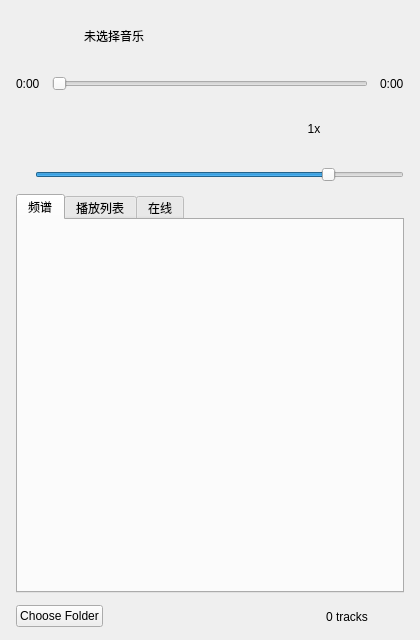
<?xml version="1.0" encoding="UTF-8"?>
<ui version="4.0">
 <class>AudiomaticPlayerWidget</class>
 <widget class="QWidget" name="AudiomaticPlayerWidget">
  <property name="geometry">
   <rect>
    <x>0</x>
    <y>0</y>
    <width>420</width>
    <height>640</height>
   </rect>
  </property>
  <property name="windowTitle">
   <string>AudiomaticPlayerWidget</string>
  </property>
  <layout class="QVBoxLayout" name="rootLayout">
   <property name="spacing">
    <number>12</number>
   </property>
   <property name="leftMargin">
    <number>16</number>
   </property>
   <property name="topMargin">
    <number>8</number>
   </property>
   <property name="rightMargin">
    <number>16</number>
   </property>
   <property name="bottomMargin">
    <number>12</number>
   </property>
   <item>
    <layout class="QHBoxLayout" name="headerLayout">
     <property name="spacing">
      <number>12</number>
     </property>
     <item>
      <widget class="QLabel" name="labelCover">
       <property name="minimumSize">
        <size>
         <width>56</width>
         <height>56</height>
        </size>
       </property>
       <property name="maximumSize">
        <size>
         <width>56</width>
         <height>56</height>
        </size>
       </property>
       <property name="text">
        <string/>
       </property>
       <property name="alignment">
        <set>Qt::AlignmentFlag::AlignCenter</set>
       </property>
      </widget>
     </item>
     <item>
      <widget class="QLabel" name="labelTitle">
       <property name="text">
        <string>未选择音乐</string>
       </property>
       <property name="wordWrap">
        <bool>true</bool>
       </property>
      </widget>
     </item>
    </layout>
   </item>
   <item>
    <layout class="QHBoxLayout" name="timelineLayout">
     <item>
      <widget class="QLabel" name="labelTimeCurrent">
       <property name="text">
        <string>0:00</string>
       </property>
      </widget>
     </item>
     <item>
      <widget class="QSlider" name="sliderPosition">
       <property name="orientation">
        <enum>Qt::Orientation::Horizontal</enum>
       </property>
       <property name="showValueTip" stdset="0">
        <bool>false</bool>
       </property>
      </widget>
     </item>
     <item>
      <widget class="QLabel" name="labelTimeTotal">
       <property name="text">
        <string>0:00</string>
       </property>
      </widget>
     </item>
    </layout>
   </item>
   <item>
    <layout class="QHBoxLayout" name="transportLayout">
     <item>
      <spacer name="transportSpacerLeft">
       <property name="orientation">
        <enum>Qt::Orientation::Horizontal</enum>
       </property>
       <property name="sizeHint" stdset="0">
        <size>
         <width>40</width>
         <height>20</height>
        </size>
       </property>
      </spacer>
     </item>
     <item>
      <widget class="QToolButton" name="btnShuffle">
       <property name="text">
        <string/>
       </property>
       <property name="checkable">
        <bool>true</bool>
       </property>
       <property name="autoRaise">
        <bool>true</bool>
       </property>
      </widget>
     </item>
     <item>
      <widget class="QToolButton" name="btnPrevious">
       <property name="text">
        <string/>
       </property>
       <property name="autoRaise">
        <bool>true</bool>
       </property>
      </widget>
     </item>
     <item>
      <widget class="QToolButton" name="btnPlayPause">
       <property name="minimumSize">
        <size>
         <width>52</width>
         <height>52</height>
        </size>
       </property>
       <property name="maximumSize">
        <size>
         <width>52</width>
         <height>52</height>
        </size>
       </property>
       <property name="text">
        <string/>
       </property>
       <property name="autoRaise">
        <bool>true</bool>
       </property>
       <property name="accent" stdset="0">
        <bool>true</bool>
       </property>
      </widget>
     </item>
     <item>
      <widget class="QToolButton" name="btnNext">
       <property name="text">
        <string/>
       </property>
       <property name="autoRaise">
        <bool>true</bool>
       </property>
      </widget>
     </item>
     <item>
      <widget class="QToolButton" name="btnRepeat">
       <property name="text">
        <string/>
       </property>
       <property name="checkable">
        <bool>true</bool>
       </property>
       <property name="autoRaise">
        <bool>true</bool>
       </property>
      </widget>
     </item>
     <item>
      <widget class="QToolButton" name="btnSpeed">
       <property name="minimumSize">
        <size>
         <width>40</width>
         <height>0</height>
        </size>
       </property>
       <property name="text">
        <string>1x</string>
       </property>
       <property name="autoRaise">
        <bool>true</bool>
       </property>
      </widget>
     </item>
     <item>
      <spacer name="transportSpacerRight">
       <property name="orientation">
        <enum>Qt::Orientation::Horizontal</enum>
       </property>
       <property name="sizeHint" stdset="0">
        <size>
         <width>40</width>
         <height>20</height>
        </size>
       </property>
      </spacer>
     </item>
    </layout>
   </item>
   <item>
    <layout class="QHBoxLayout" name="volumeLayout">
     <item>
      <widget class="QLabel" name="labelVolumeIcon">
       <property name="text">
        <string/>
       </property>
      </widget>
     </item>
     <item>
      <widget class="QSlider" name="sliderVolume">
       <property name="value">
        <number>80</number>
       </property>
       <property name="orientation">
        <enum>Qt::Orientation::Horizontal</enum>
       </property>
       <property name="showValueTip" stdset="0">
        <bool>true</bool>
       </property>
      </widget>
     </item>
    </layout>
   </item>
   <item>
    <widget class="QTabWidget" name="contentTabs">
     <property name="sizePolicy">
      <sizepolicy hsizetype="Preferred" vsizetype="Expanding">
       <horstretch>0</horstretch>
       <verstretch>1</verstretch>
      </sizepolicy>
     </property>
     <property name="minimumSize">
      <size>
       <width>0</width>
       <height>220</height>
      </size>
     </property>
     <property name="currentIndex">
      <number>0</number>
     </property>
     <widget class="QWidget" name="tabSpectrum">
      <attribute name="title">
       <string>频谱</string>
      </attribute>
      <layout class="QVBoxLayout" name="spectrumTabLayout">
       <property name="leftMargin">
        <number>2</number>
       </property>
       <property name="topMargin">
        <number>0</number>
       </property>
       <property name="rightMargin">
        <number>2</number>
       </property>
       <property name="bottomMargin">
        <number>0</number>
       </property>
       <item>
        <widget class="ExSpectrumWidget" name="visualizer" native="true">
         <property name="sizePolicy">
          <sizepolicy hsizetype="Preferred" vsizetype="Expanding">
           <horstretch>0</horstretch>
           <verstretch>1</verstretch>
          </sizepolicy>
         </property>
        </widget>
       </item>
      </layout>
     </widget>
     <widget class="QWidget" name="tabPlaylist">
      <attribute name="title">
       <string>播放列表</string>
      </attribute>
      <layout class="QVBoxLayout" name="playlistTabLayout">
       <property name="leftMargin">
        <number>2</number>
       </property>
       <property name="topMargin">
        <number>0</number>
       </property>
       <property name="rightMargin">
        <number>2</number>
       </property>
       <property name="bottomMargin">
        <number>0</number>
       </property>
       <item>
        <widget class="QListWidget" name="listPlaylist">
         <property name="alternatingRowColors">
          <bool>false</bool>
         </property>
         <property name="selectionMode">
          <enum>QAbstractItemView::SelectionMode::SingleSelection</enum>
         </property>
        </widget>
       </item>
      </layout>
     </widget>
     <widget class="QWidget" name="tabOnline">
      <attribute name="title">
       <string>在线</string>
      </attribute>
      <layout class="QVBoxLayout" name="onlineTabLayout">
       <property name="leftMargin">
        <number>2</number>
       </property>
       <property name="topMargin">
        <number>0</number>
       </property>
       <property name="rightMargin">
        <number>2</number>
       </property>
       <property name="bottomMargin">
        <number>0</number>
       </property>
       <item>
        <layout class="QHBoxLayout" name="onlineSearchLayout">
         <item>
          <widget class="QLineEdit" name="lineJamendoSearch">
           <property name="placeholderText">
            <string>搜索 Jamendo 免费音乐…</string>
           </property>
           <property name="clearButtonEnabled">
            <bool>true</bool>
           </property>
          </widget>
         </item>
         <item>
          <widget class="QPushButton" name="btnJamendoSearch">
           <property name="text">
            <string>搜索</string>
           </property>
          </widget>
         </item>
        </layout>
       </item>
       <item>
        <layout class="QHBoxLayout" name="onlineDiscoverLayout">
         <item>
          <widget class="QPushButton" name="btnJamendoWeekly">
           <property name="text">
            <string>本周热榜</string>
           </property>
          </widget>
         </item>
         <item>
          <widget class="QPushButton" name="btnJamendoEditorial">
           <property name="text">
            <string>编辑精选</string>
           </property>
          </widget>
         </item>
         <item>
          <widget class="QPushButton" name="btnJamendoRadios">
           <property name="text">
            <string>电台</string>
           </property>
          </widget>
         </item>
        </layout>
       </item>
       <item>
        <widget class="QLabel" name="labelJamendoHint">
         <property name="text">
          <string>Jamendo 开放音乐 · 需在设置中配置 Client ID</string>
         </property>
         <property name="wordWrap">
          <bool>true</bool>
         </property>
        </widget>
       </item>
       <item>
        <widget class="QListWidget" name="listJamendoResults">
         <property name="selectionMode">
          <enum>QAbstractItemView::SelectionMode::SingleSelection</enum>
         </property>
        </widget>
       </item>
      </layout>
     </widget>
    </widget>
   </item>
   <item>
    <layout class="QHBoxLayout" name="footerLayout">
     <item>
      <widget class="QPushButton" name="btnChooseFolder">
       <property name="text">
        <string>Choose Folder</string>
       </property>
       <property name="flat">
        <bool>false</bool>
       </property>
      </widget>
     </item>
     <item>
      <spacer name="footerSpacer">
       <property name="orientation">
        <enum>Qt::Orientation::Horizontal</enum>
       </property>
       <property name="sizeHint" stdset="0">
        <size>
         <width>40</width>
         <height>20</height>
        </size>
       </property>
      </spacer>
     </item>
     <item>
      <widget class="QLabel" name="labelTrackCount">
       <property name="text">
        <string>0 tracks</string>
       </property>
      </widget>
     </item>
     <item>
      <widget class="QToolButton" name="btnSettings">
       <property name="text">
        <string/>
       </property>
       <property name="autoRaise">
        <bool>true</bool>
       </property>
      </widget>
     </item>
    </layout>
   </item>
  </layout>
 </widget>
 <customwidgets>
  <customwidget>
   <class>ExSpectrumWidget</class>
   <extends>QWidget</extends>
   <header location="global">exspectrumwidget.h</header>
  </customwidget>
 </customwidgets>
 <resources/>
 <connections/>
</ui>
